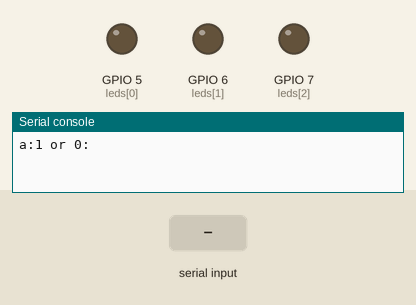
This program was run on a simulated ESP32 board running MicroPython. Parts: output pins drawn as LEDs (lit = HIGH), the last lines printed to the serial console. The inputs (shaded band) are chosen by the test bench.

Above: at 1.2 s.
1.3 s: "5" typed at the serial console, then Enter
2.8 s: "1" typed at the serial console, then Enter
At 4.0 s:
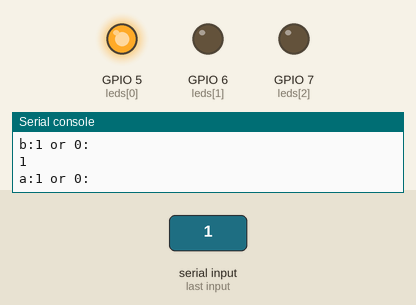
Timing chart, 0 to 5.8 s (numbered marks = the images above; inputs shaded):
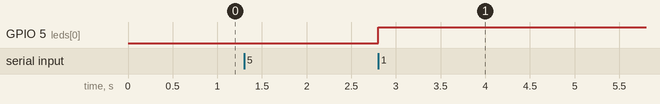

Measured:
- after the input at 2.8 s, GPIO 5 (leds[0]): LOW → HIGH at once

The program:

0130.py
```python
from machine import Pin
import math

kB=1.38e-23
t=300

leds = [Pin(5, Pin.OUT), Pin(6, Pin.OUT), Pin(7, Pin.OUT)]

def display(states):
    for i in range(len(leds)):
        if i < len(states):
            leds[i].value(states[i])
        else:
            leds[i].value(0)

a=int(input("a:1 or 0:"))
b=int(input("b:1 or 0:"))
inbitir=(a,b)
outir=(a&b,)
display(outir)

a=int(input("a:1 or 0:"))
b=int(input("b:1 or 0:"))
c=int(input("c:1 or 0:"))
inbitr=(a,b,c)
outr=(a,b,(a&b)^c)
display(outr)

def info_loss(inbit,outbit):
    infoLoss=len(inbit)-len(outbit)
    return max(0,infoLoss)
def energy_loss(infoLoss):
    ELoss=infoLoss*kB*t*math.log(2)
    return max(0,ELoss)

lossInfo_ir=info_loss(inbitir,outir)
lossEnergy_ir=energy_loss(lossInfo_ir)
print(f"Irreversible(AND):loss {lossInfo_ir} bit and {lossEnergy_ir} J")

lossInfo_r=info_loss(inbitr,outr)
lossEnergy_r=energy_loss(lossInfo_r)
print(f"Reversible(TOF):loss {lossInfo_r} bit and {lossEnergy_r} J")
```
